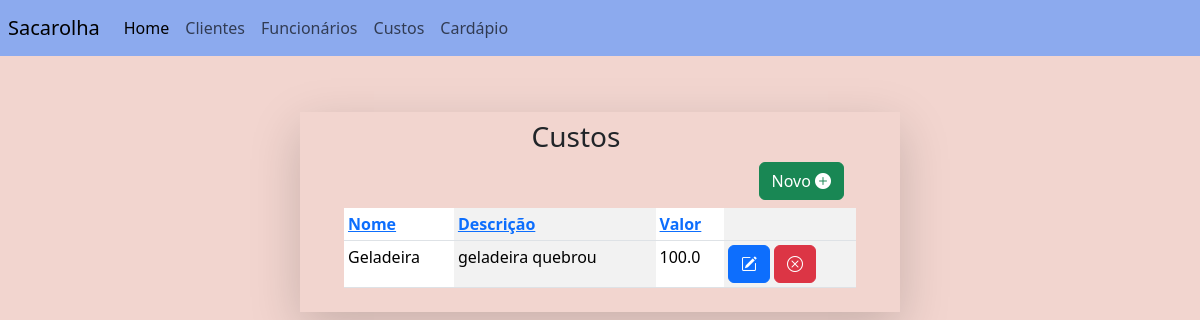
/custo_list (signed in), run on an earlier commit of the app's database.
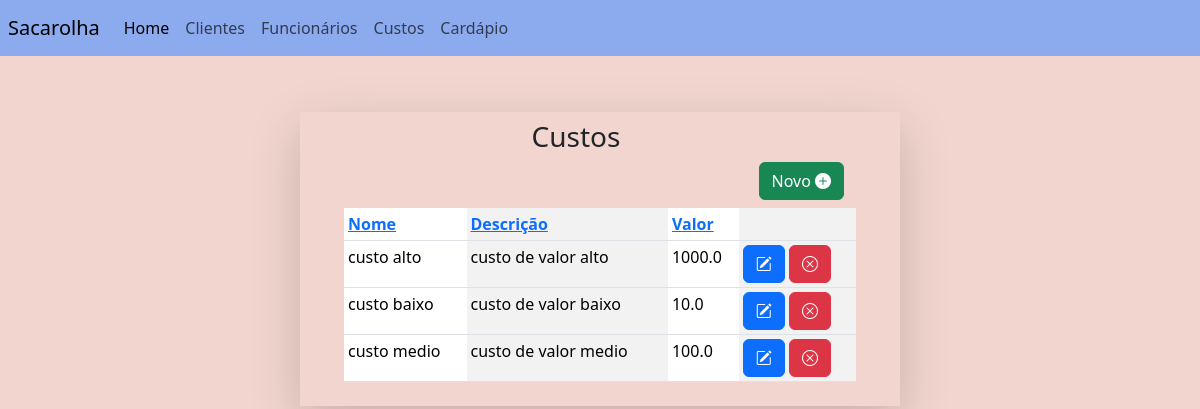
And on a later commit of the database.
### main/models.py (models this page shows, shortened)
class RegistroFinanceiro(models.Model):
	category_list = [
		("cliente", "cliente"),
		("custo", "custo"),
		("funcionario", "funcionario"),
	]
	user = models.ForeignKey(User, on_delete=models.CASCADE, null=True)
	name = models.CharField(max_length = 200)
	description = models.CharField(max_length = 200, blank=True)
	value = models.FloatField(validators= [validate_positive])
	category = models.CharField(max_length = 200, choices = category_list)
	state = models.BooleanField(default=True)

### main/views.py (the view)
# urls.py: path('custo_list', views.CustoListView.as_view(), name='custo_list'),
class CustoListView(LoginRequiredMixin, ListView):
    login_url = "login"
    template_name = "main/custo/custo_list.html"
    model = RegistroFinanceiro
    def get_queryset(self):
        queryset = super().get_queryset().filter(category='custo')
        order = self.request.GET.get('order', 'asc')
        sort_by = self.request.GET.get('sort', 'name')
        if order == "desc":
            sort_by = f'-{sort_by}'
        queryset= queryset.order_by(sort_by)
        return queryset

### main/templates/main/custo/custo_list.html (shortened to what this page needs)
{%extends "base.html"%}
{%block navbar%}
{%include 'navbar.html'%}
{%endblock navbar%}
{%block content%}
<div align="right" class='pe-5' >
	<h3 align="center">Custos</h3>
<a class='btn btn-success h1' href={%url 'custo_create'%} method='GET'class='h3'>Novo					<i class="bi bi-plus-circle-fill"></i></a>
{%include "main/custo/custo_table.html"%}
</div>
{%endblock content%}

### main/templates/main/custo/custo_table.html
<div class='row ps-5 justify-content-center'>
<table class="table table-striped-columns table-sm">
<thead>
	<tr>
		<th>             <a href="?sort=name&order={% if request.GET.order == 'asc' %}desc{% else %}asc{% endif %}">
			Nome
		</a></th>
		<th>                <a href="?sort=description&order={% if request.GET.order == 'asc' %}desc{% else %}asc{% endif %}">
			Descrição
		</a></th>
		<th>                <a href="?sort=value&order={% if request.GET.order == 'asc' %}desc{% else %}asc{% endif %}">
			Valor
		</a></th>
		<th></th>
	</tr>
</thead>
<tbody>
	{%for object in object_list%}
		{%if object.category == "custo" and object.state == True%}
		<tr>
			<td scope="row">{{object.name}}</td>
			<td scope="row">{{object.description}}</td>
			<td scope="row">{{object.value}}</td>
			<td><a href="{%url 'custo_update' object.id%}" class='btn btn-primary'>
				<i class="bi bi-pencil-square"></i>
			</a>
			<a href="{%url 'custo_softdelete' object.id%}"class='btn btn-danger'>
				<i class="bi bi-x-circle"></i>
			</a>
			</td>
		</tr>
		{%endif%}
	{%endfor%}
</tbody>
</table>
</div>

What changed in the data, as far as the page shows it:
no longer on this page (row edited): RegistroFinanceiro: name "Geladeira", description "geladeira quebrou", value "100.0"
added RegistroFinanceiro: name "custo alto", description "custo de valor alto", value "1000.0"
added RegistroFinanceiro: name "custo baixo", description "custo de valor baixo", value "10.0"
added RegistroFinanceiro: name "custo medio", description "custo de valor medio", value "100.0"
